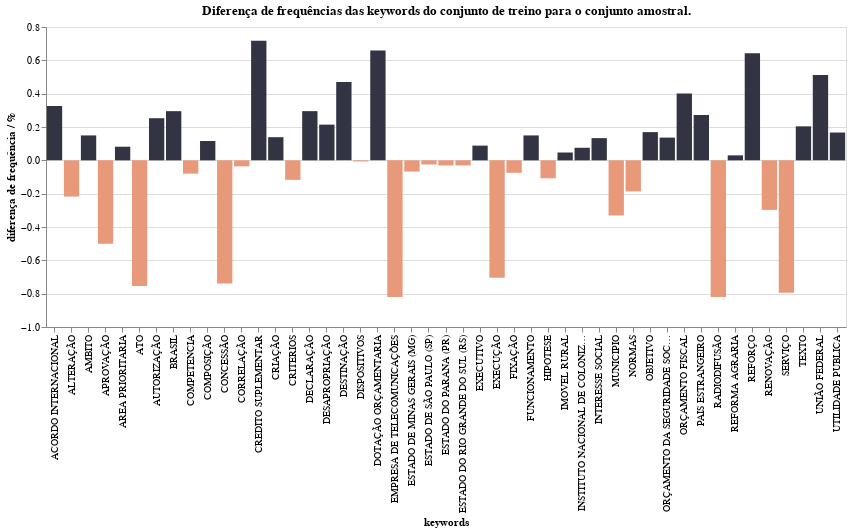

This figure's notebook cell:
### Markdown cell above
O gráfico de barras abaixo, mostra a diferença encontrada na frequência relativa das `tags` do conjunto de `treino` quando comparado aos dados `amostrais`. Assim, é possível concluir que a variação absoluta não foi superior a **0.8%**.

### Code cell
#collapse
alt.Chart(analyze_keywords_distribution, title='Diferença de frequências das keywords do conjunto de treino para o conjunto amostral.').mark_bar().encode(
    alt.X("keywords"),
    alt.Y("diff_train_to_sample:Q", title='diferença de frequência / %'),
    color=alt.condition(
        alt.datum.diff_train_to_sample > 0,
        alt.value(default_color_1),  # The positive color
        alt.value(default_color_2),  # The negative color
    ),
    tooltip=['keywords', 'diff_train_to_sample']
).interactive().properties(width=800)

### Figure 1 — Vega-Lite specification as saved in the notebook (floating-point values rounded to 4 significant figures)
{"config": {"view": {"continuousWidth": 400, "continuousHeight": 300}}, "data": {"name": "data-43497941232aa914de81516d53dae050"}, "mark": "bar", "encoding": {"color": {"condition": {"value": "#323443", "test": "(datum.diff_train_to_sample > 0)"}, "value": "#E7997A"}, "tooltip": [{"type": "nominal", "field": "keywords"}, {"type": "quantitative", "field": "diff_train_to_sample"}], "x": {"type": "nominal", "field": "keywords"}, "y": {"type": "quantitative", "field": "diff_train_to_sample", "title": "diferença de frequência / %"}}, "selection": {"selector021": {"type": "interval", "bind": "scales", "encodings": ["x", "y"]}}, "title": "Diferença de frequências das keywords do conjunto de treino para o conjunto amostral.", "width": 800, "$schema": "https://vega.github.io/schema/vega-lite/v4.8.1.json", "datasets": {"data-43497941232aa914de81516d53dae050": [{"keywords": "MUNICIPIO", "y_train_percentage": 0.0803, "y_validate_percentage": 0.0798, "sampling_percent": 0.08361, "diff_train_to_sample": -0.3307, "diff_validate_to_sample": -0.3804}, {"keywords": "APROVAÇÃO", "y_train_percentage": 0.04582, "y_validate_percentage": 0.04764, "sampling_percent": 0.05083, "diff_train_to_sample": -0.5011, "diff_validate_to_sample": -0.3188}, {"keywords": "EXECUÇÃO", "y_train_percentage": 0.04518, "y_validate_percentage": 0.0458, "sampling_percent": 0.05223, "diff_train_to_sample": -0.7047, "diff_validate_to_sample": -0.6424}, {"keywords": "CONCESSÃO", "y_train_percentage": 0.04451, "y_validate_percentage": 0.04629, "sampling_percent": 0.05191, "diff_train_to_sample": -0.7397, "diff_validate_to_sample": -0.5615}, {"keywords": "SERVIÇO", "y_train_percentage": 0.04345, "y_validate_percentage": 0.04487, "sampling_percent": 0.0514, "diff_train_to_sample": -0.7944, "diff_validate_to_sample": -0.6522}, {"keywords": "DESTINAÇÃO", "y_train_percentage": 0.04233, "y_validate_percentage": 0.04237, "sampling_percent": 0.03763, "diff_train_to_sample": 0.4699, "diff_validate_to_sample": 0.4748}, {"keywords": "EMPRESA DE TELECOMUNICAÇÕES", "y_train_percentage": 0.04129, "y_validate_percentage": 0.04284, "sampling_percent": 0.04949, "diff_train_to_sample": -0.8202, "diff_validate_to_sample": -0.6647}, {"keywords": "RADIODIFUSÃO", "y_train_percentage": 0.04126, "y_validate_percentage": 0.04284, "sampling_percent": 0.04946, "diff_train_to_sample": -0.8197, "diff_validate_to_sample": -0.6621}, {"keywords": "ATO", "y_train_percentage": 0.03419, "y_validate_percentage": 0.03588, "sampling_percent": 0.04174, "diff_train_to_sample": -0.7542, "diff_validate_to_sample": -0.5852}, {"keywords": "CREDITO SUPLEMENTAR", "y_train_percentage": 0.03123, "y_validate_percentage": 0.03189, "sampling_percent": 0.02405, "diff_train_to_sample": 0.7178, "diff_validate_to_sample": 0.7837}, {"keywords": "DECLARAÇÃO", "y_train_percentage": 0.02997, "y_validate_percentage": 0.02932, "sampling_percent": 0.02702, "diff_train_to_sample": 0.2952, "diff_validate_to_sample": 0.2303}, {"keywords": "UNIÃO FEDERAL", "y_train_percentage": 0.02995, "y_validate_percentage": 0.02998, "sampling_percent": 0.02483, "diff_train_to_sample": 0.5117, "diff_validate_to_sample": 0.515}, {"keywords": "DOTAÇÃO ORÇAMENTARIA", "y_train_percentage": 0.02793, "y_validate_percentage": 0.02824, "sampling_percent": 0.02134, "diff_train_to_sample": 0.6587, "diff_validate_to_sample": 0.6898}, {"keywords": "REFORÇO", "y_train_percentage": 0.02725, "y_validate_percentage": 0.02753, "sampling_percent": 0.02082, "diff_train_to_sample": 0.6427, "diff_validate_to_sample": 0.6707}, {"keywords": "NORMAS", "y_train_percentage": 0.02667, "y_validate_percentage": 0.0256, "sampling_percent": 0.02853, "diff_train_to_sample": -0.1867, "diff_validate_to_sample": -0.2938}, {"keywords": "DESAPROPRIAÇÃO", "y_train_percentage": 0.02622, "y_validate_percentage": 0.02506, "sampling_percent": 0.02408, "diff_train_to_sample": 0.2141, "diff_validate_to_sample": 0.09775}, {"keywords": "ALTERAÇÃO", "y_train_percentage": 0.02489, "y_validate_percentage": 0.02494, "sampling_percent": 0.02707, "diff_train_to_sample": -0.2174, "diff_validate_to_sample": -0.2133}, {"keywords": "INTERESSE SOCIAL", "y_train_percentage": 0.02236, "y_validate_percentage": 0.02202, "sampling_percent": 0.02103, "diff_train_to_sample": 0.1332, "diff_validate_to_sample": 0.09953}, {"keywords": "AUTORIZAÇÃO", "y_train_percentage": 0.02141, "y_validate_percentage": 0.02045, "sampling_percent": 0.01889, "diff_train_to_sample": 0.2527, "diff_validate_to_sample": 0.1567}, {"keywords": "IMOVEL RURAL", "y_train_percentage": 0.01974, "y_validate_percentage": 0.01942, "sampling_percent": 0.01927, "diff_train_to_sample": 0.04689, "diff_validate_to_sample": 0.01578}, {"keywords": "REFORMA AGRARIA", "y_train_percentage": 0.01955, "y_validate_percentage": 0.01942, "sampling_percent": 0.01926, "diff_train_to_sample": 0.02988, "diff_validate_to_sample": 0.01681}, {"keywords": "INSTITUTO NACIONAL DE COLONIZAÇÃO E REFORMA AGRARIA (INCRA)", "y_train_percentage": 0.01929, "y_validate_percentage": 0.01945, "sampling_percent": 0.01854, "diff_train_to_sample": 0.07534, "diff_validate_to_sample": 0.09126}, {"keywords": "AREA PRIORITARIA", "y_train_percentage": 0.01917, "y_validate_percentage": 0.01918, "sampling_percent": 0.01836, "diff_train_to_sample": 0.08166, "diff_validate_to_sample": 0.08232}, {"keywords": "ORÇAMENTO FISCAL", "y_train_percentage": 0.01703, "y_validate_percentage": 0.01595, "sampling_percent": 0.01302, "diff_train_to_sample": 0.4011, "diff_validate_to_sample": 0.2929}, {"keywords": "CRIAÇÃO", "y_train_percentage": 0.0154, "y_validate_percentage": 0.01489, "sampling_percent": 0.01401, "diff_train_to_sample": 0.1389, "diff_validate_to_sample": 0.08775}, {"keywords": "RENOVAÇÃO", "y_train_percentage": 0.01466, "y_validate_percentage": 0.01546, "sampling_percent": 0.01764, "diff_train_to_sample": -0.2975, "diff_validate_to_sample": -0.218}, {"keywords": "OBJETIVO", "y_train_percentage": 0.01327, "y_validate_percentage": 0.01252, "sampling_percent": 0.01158, "diff_train_to_sample": 0.1693, "diff_validate_to_sample": 0.09394}, {"keywords": "ACORDO INTERNACIONAL", "y_train_percentage": 0.0129, "y_validate_percentage": 0.01239, "sampling_percent": 0.009638, "diff_train_to_sample": 0.326, "diff_validate_to_sample": 0.2756}, {"keywords": "ESTADO DE SÃO PAULO (SP)", "y_train_percentage": 0.01205, "y_validate_percentage": 0.0121, "sampling_percent": 0.0123, "diff_train_to_sample": -0.02481, "diff_validate_to_sample": -0.0197}, {"keywords": "PAIS ESTRANGEIRO", "y_train_percentage": 0.01126, "y_validate_percentage": 0.01056, "sampling_percent": 0.008543, "diff_train_to_sample": 0.2721, "diff_validate_to_sample": 0.2014}, {"keywords": "BRASIL", "y_train_percentage": 0.01122, "y_validate_percentage": 0.01014, "sampling_percent": 0.00827, "diff_train_to_sample": 0.2951, "diff_validate_to_sample": 0.187}, {"keywords": "AMBITO", "y_train_percentage": 0.01039, "y_validate_percentage": 0.009945, "sampling_percent": 0.008898, "diff_train_to_sample": 0.1495, "diff_validate_to_sample": 0.1047}, {"keywords": "CRITERIOS", "y_train_percentage": 0.01032, "y_validate_percentage": 0.009553, "sampling_percent": 0.01149, "diff_train_to_sample": -0.1171, "diff_validate_to_sample": -0.1937}, {"keywords": "COMPETENCIA", "y_train_percentage": 0.01019, "y_validate_percentage": 0.0109, "sampling_percent": 0.01099, "diff_train_to_sample": -0.07995, "diff_validate_to_sample": -0.00909}, {"keywords": "ESTADO DE MINAS GERAIS (MG)", "y_train_percentage": 0.009724, "y_validate_percentage": 0.0097, "sampling_percent": 0.0104, "diff_train_to_sample": -0.06752, "diff_validate_to_sample": -0.06997}, {"keywords": "FIXAÇÃO", "y_train_percentage": 0.009193, "y_validate_percentage": 0.00894, "sampling_percent": 0.009942, "diff_train_to_sample": -0.07482, "diff_validate_to_sample": -0.1001}, {"keywords": "UTILIDADE PUBLICA", "y_train_percentage": 0.008652, "y_validate_percentage": 0.007838, "sampling_percent": 0.006984, "diff_train_to_sample": 0.1668, "diff_validate_to_sample": 0.08538}, {"keywords": "TEXTO", "y_train_percentage": 0.008535, "y_validate_percentage": 0.008548, "sampling_percent": 0.006496, "diff_train_to_sample": 0.2039, "diff_validate_to_sample": 0.2053}, {"keywords": "FUNCIONAMENTO", "y_train_percentage": 0.007728, "y_validate_percentage": 0.007471, "sampling_percent": 0.006233, "diff_train_to_sample": 0.1495, "diff_validate_to_sample": 0.1237}, {"keywords": "COMPOSIÇÃO", "y_train_percentage": 0.007431, "y_validate_percentage": 0.007593, "sampling_percent": 0.006269, "diff_train_to_sample": 0.1162, "diff_validate_to_sample": 0.1324}, {"keywords": "ORÇAMENTO DA SEGURIDADE SOCIAL", "y_train_percentage": 0.007166, "y_validate_percentage": 0.007912, "sampling_percent": 0.005801, "diff_train_to_sample": 0.1364, "diff_validate_to_sample": 0.211}, {"keywords": "DISPOSITIVOS", "y_train_percentage": 0.006869, "y_validate_percentage": 0.006564, "sampling_percent": 0.006938, "diff_train_to_sample": -0.006954, "diff_validate_to_sample": -0.03736}, {"keywords": "ESTADO DO PARANA (PR)", "y_train_percentage": 0.006805, "y_validate_percentage": 0.006368, "sampling_percent": 0.007113, "diff_train_to_sample": -0.03081, "diff_validate_to_sample": -0.07444}, {"keywords": "CORRELAÇÃO", "y_train_percentage": 0.00672, "y_validate_percentage": 0.006442, "sampling_percent": 0.007082, "diff_train_to_sample": -0.03622, "diff_validate_to_sample": -0.06401}, {"keywords": "EXECUTIVO", "y_train_percentage": 0.00655, "y_validate_percentage": 0.00632, "sampling_percent": 0.005668, "diff_train_to_sample": 0.08823, "diff_validate_to_sample": 0.06518}, {"keywords": "ESTADO DO RIO GRANDE DO SUL (RS)", "y_train_percentage": 0.006051, "y_validate_percentage": 0.005462, "sampling_percent": 0.006357, "diff_train_to_sample": -0.03058, "diff_validate_to_sample": -0.08947}, {"keywords": "HIPOTESE", "y_train_percentage": 0.005913, "y_validate_percentage": 0.005585, "sampling_percent": 0.006989, "diff_train_to_sample": -0.1076, "diff_validate_to_sample": -0.1405}]}}
